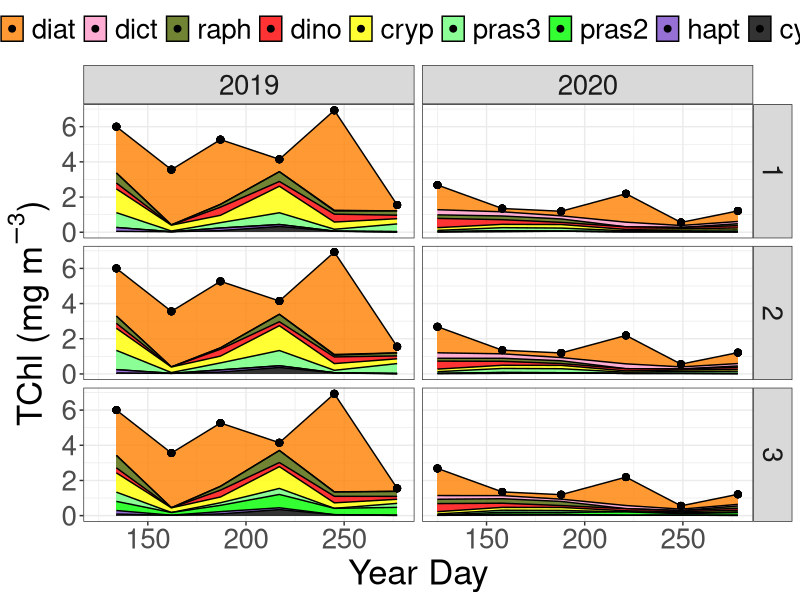
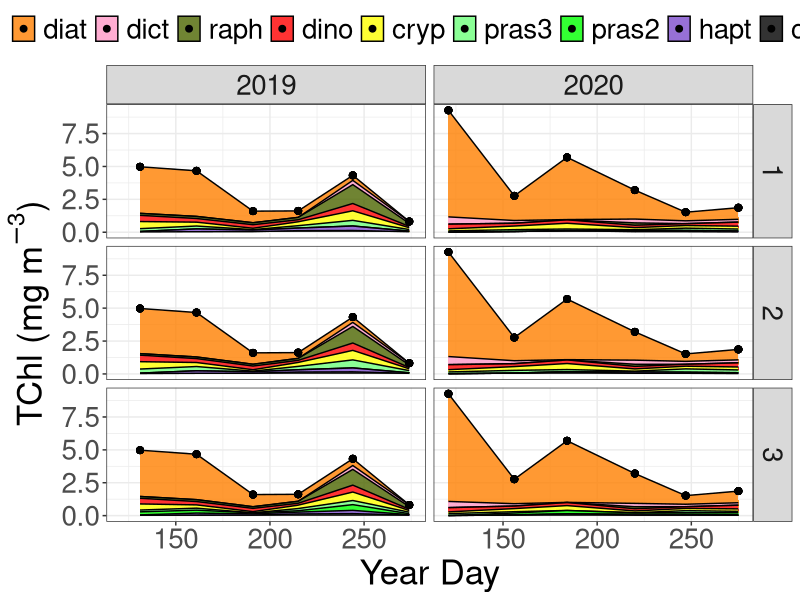
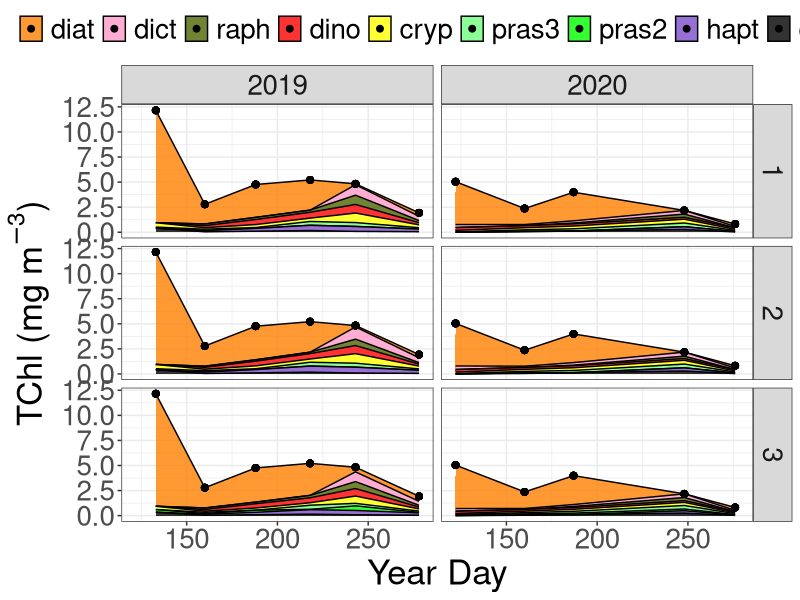
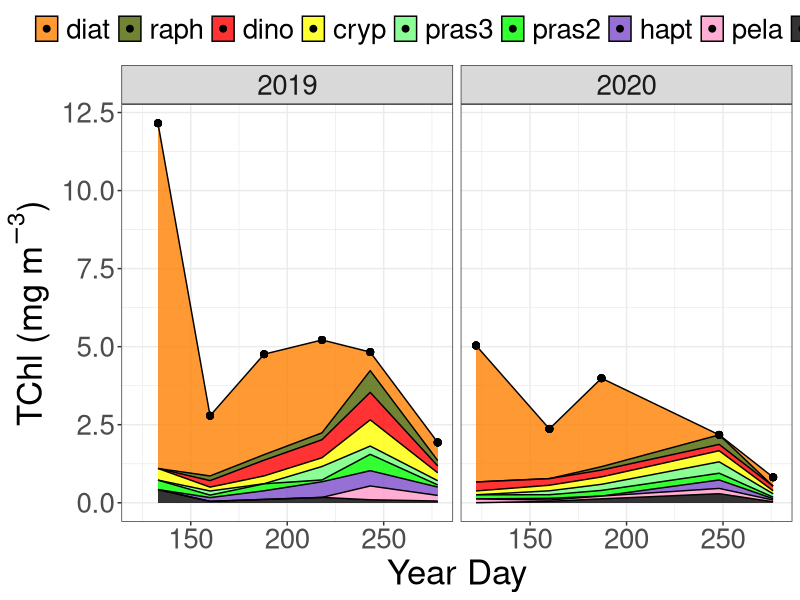
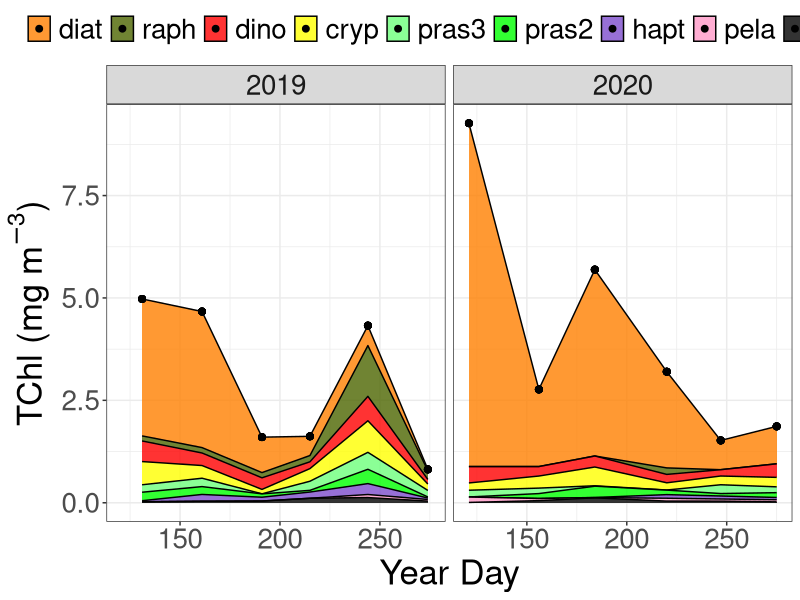
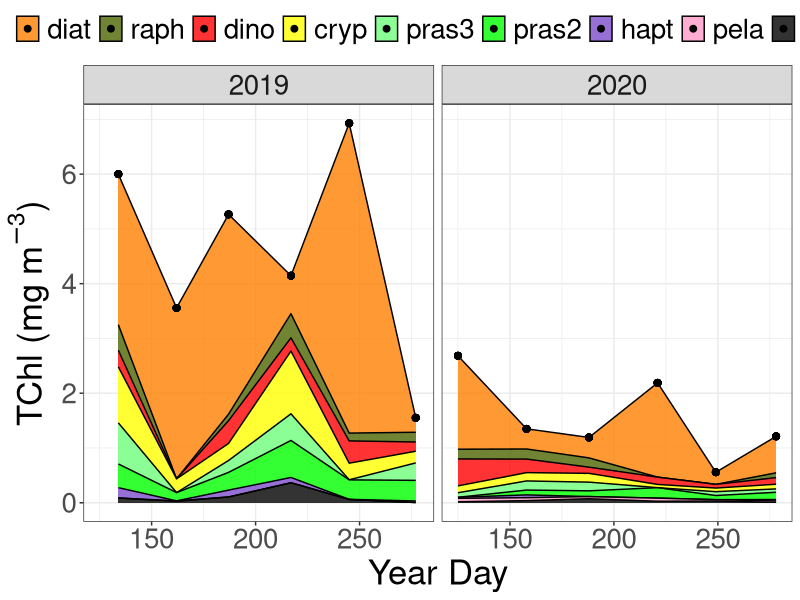
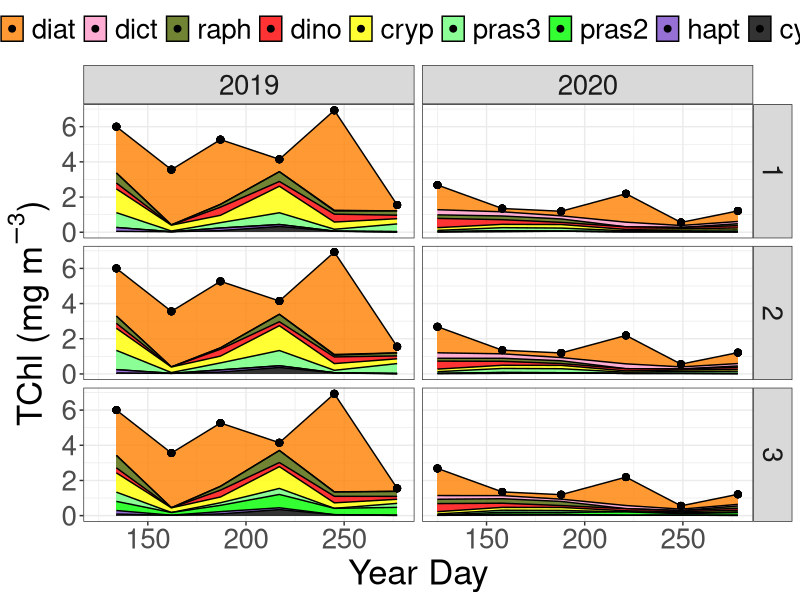
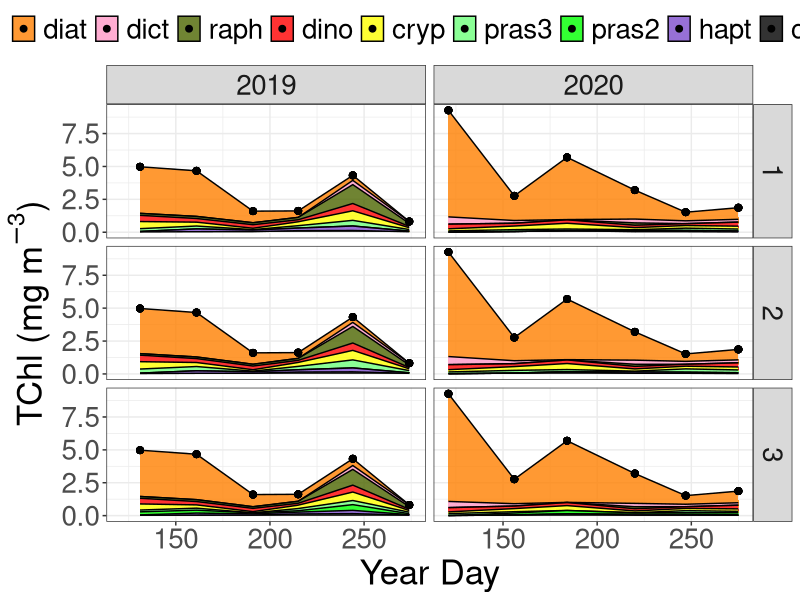

Reproduce these figures in R, in order.
## ---- chunk 1
#Load packages
library(tidyverse)
library(patchwork)
library(here)
library(readr)
library(readxl)
## ---- chunk 2
#Uploading chemtax data
chem <- read_csv(here("files", "chem_compare2.csv")) 

chem_pelago <- read_csv(here("files", "chem_compare_pelago.csv")) 
## ---- chunk 3
#Convert date string to date
chem <- chem %>% 
  mutate(Date = lubridate::mdy(Date))

chem_pelago <- chem_pelago %>% 
  mutate(Date = lubridate::mdy(Date))
## ---- chunk 4
#Renaming chemtax groups into manageable names
chem <- chem %>%  
  rename(date = Date, site_id = Station, run = Run,
         cyan = Cyanobacteria, hapt = Hapto, pras2 = `Prasinophytes-2`,
         pras3 = `Prasinophytes-3`, cryp = Cryptophytes, 
         dino = `Dinoflagellates-1`, raph = Raphido, dict = Dictyo,
         diat = `Diatoms-1`)

chem_pelago <- chem_pelago %>%  
  rename(date = Date, site_id = Station,
         cyan = Cyanobacteria, pela = Pelago, hapt = Hapto, 
         pras2 = `Prasinophytes-2`, pras3 = `Prasinophytes-3`, 
         cryp = Cryptophytes, dino = `Dinoflagellates-1`, raph = Raphido, 
         diat = `Diatoms-1`)
## ---- chunk 5
#Making the chemtax data tidy (long format) and calculating TChla (total biomass) for each sample (summation of biomass from each group)
chem_tidy <- chem %>% 
  pivot_longer(c(cyan, hapt, pras2, pras3, cryp, dino, dict, raph, diat),
                 names_to = "phyto_group", values_to = "TChla") %>% 
  group_by(date, site_id, run, phyto_group) %>% 
  # summarize(TChla_mean = mean(TChla)) %>% 
  # ungroup() %>% 
  group_by(date, site_id, run) %>% 
  mutate(TChla_sum = sum(TChla)) %>% 
  ungroup()

chem_tidy_pel <- chem_pelago %>% 
  pivot_longer(c(cyan, pela, hapt, pras2, pras3, cryp, dino, raph, diat),
                 names_to = "phyto_group", values_to = "TChla") %>% 
  group_by(date, site_id, run, phyto_group) %>% 
  # summarize(TChla_mean = mean(TChla)) %>% 
  # ungroup() %>% 
  group_by(date, site_id, run) %>% 
  mutate(TChla_sum = sum(TChla)) %>% 
  ungroup()

## ---- chunk 6

#Order phytoplankton groups roughly from smallest to largest - create order list
order_chem <- c("cyan", "hapt", "pras2", "pras3", "cryp",
                "dino", "raph", "dict", "diat")

order_chem_pel <- c("cyan", "pela", "hapt", "pras2", "pras3", "cryp",
                "dino", "raph", "diat")

#Chemtax - Specify order of phyto groups for figures
chem_tidy <- arrange(mutate(chem_tidy,
                                phyto_group = factor(phyto_group,
                                levels = order_chem)))

#Chemtax - Specify order of phyto groups for figures
chem_tidy_pel <- arrange(mutate(chem_tidy_pel,
                                phyto_group = factor(phyto_group,
                                levels = order_chem_pel)))

chem_tidy <- chem_tidy %>% 
  arrange(date, phyto_group)

chem_tidy_pel <- chem_tidy_pel %>% 
  arrange(date, phyto_group)

## ---- chunk 7

#Set Color palette for plotting. Currently based on QU39 manuscript. Brewer has some good ones for R style.
palette_chem <- c("#ff8000", #1 - Diatoms (orange)
                  "#ff99c7", #2 - Dictyochophytes (pink)
                  "#4d6600", #3 - Raphidophytes (dark green)
                  "#ff0000", #4 - Dinoflagellates (Red)
                  "#ffff00", #5 - Cryptophytes (yellow)
                  "#6EFF7C", #6 - prasinophytes-2 (lighter green)
                  "#00ff00", #6 - prasinophytes-3 (light green)
                  "#7d4dcc", #7 - Haptophytes (purple)
                  "#000000") #8 - Cyanobacteria (black)

palette_chem_pel <- c("#ff8000", #1 - Diatoms (orange)
                  "#4d6600", #3 - Raphidophytes (dark green)
                  "#ff0000", #4 - Dinoflagellates (Red)
                  "#ffff00", #5 - Cryptophytes (yellow)
                  "#6EFF7C", #6 - prasinophytes-2 (lighter green)
                  "#00ff00", #6 - prasinophytes-3 (light green)
                  "#7d4dcc", #7 - Haptophytes (purple)
                  "#ff99c7", #2 - Pelagophytes (pink)
                  "#000000") #8 - Cyanobacteria (black)

#Set month labels for plot
month_labels <- c('J','F','M','A','M','J','J','A','S','O','N','D')
## ---- chunk 8
#Creating site comparisons of different chemtax runs. DFO2

chem_tidy %>% 
  filter(site_id == "DFO2") %>% 
  mutate(year = lubridate::year(date),
         month = lubridate::month(date),
         yday = lubridate::yday(date)) %>% 
  ggplot(aes(x = yday, y = TChla, fill = fct_rev(phyto_group))) +
  geom_area(position = "stack", alpha = 0.8, size = 0.5, colour = "black") +
  geom_point(aes(x = yday, y = TChla_sum), size = 2) +
  scale_fill_manual(values = palette_chem) +
  facet_grid(run ~ year) +
  theme_bw() +
  theme(legend.position = "top",
        legend.direction = "horizontal",
        legend.title = element_blank(),
        text = element_text(size = 11)) +
  guides(fill = guide_legend(nrow = 1)) +
        # strip.background = element_blank(),
        # strip.text = element_blank()) + 
  labs(x = "Year Day",
           y = bquote("TChl (mg" ~ m^-3*")")) +
  theme(text = element_text(size = 25)) 

ggsave(here("figures_rev2", "chem_compare_DFO2.png"),
       width = 16, height = 10, dpi = 300)

## ---- chunk 9
#Creating site comparisons of different chemtax runs. KC10

chem_tidy %>% 
  filter(site_id == "KC10") %>% 
  mutate(year = lubridate::year(date),
         month = lubridate::month(date),
         yday = lubridate::yday(date)) %>% 
  ggplot(aes(x = yday, y = TChla, fill = fct_rev(phyto_group))) +
  geom_area(position = "stack", alpha = 0.8, size = 0.5, colour = "black") +
  geom_point(aes(x = yday, y = TChla_sum), size = 2) +
  scale_fill_manual(values = palette_chem) +
  facet_grid(run ~ year) +
  theme_bw() +
  theme(legend.position = "top",
        legend.direction = "horizontal",
        legend.title = element_blank(),
        text = element_text(size = 11)) +
  guides(fill = guide_legend(nrow = 1)) +
        # strip.background = element_blank(),
        # strip.text = element_blank()) + 
  labs(x = "Year Day",
           y = bquote("TChl (mg" ~ m^-3*")")) +
  theme(text = element_text(size = 25)) 

ggsave(here("figures_rev2", "chem_compare_KC10.png"),
       width = 16, height = 10, dpi = 300)

## ---- chunk 10
#Creating site comparisons of different chemtax runs. QCS01

chem_tidy %>% 
  filter(site_id == "QCS01") %>% 
  mutate(year = lubridate::year(date),
         month = lubridate::month(date),
         yday = lubridate::yday(date)) %>% 
  ggplot(aes(x = yday, y = TChla, fill = fct_rev(phyto_group))) +
  geom_area(position = "stack", alpha = 0.8, size = 0.5, colour = "black") +
  geom_point(aes(x = yday, y = TChla_sum), size = 2) +
  scale_fill_manual(values = palette_chem) +
  facet_grid(run ~ year) +
  theme_bw() +
  theme(legend.position = "top",
        legend.direction = "horizontal",
        legend.title = element_blank(),
        text = element_text(size = 11)) +
  guides(fill = guide_legend(nrow = 1)) +
        # strip.background = element_blank(),
        # strip.text = element_blank()) + 
  labs(x = "Year Day",
           y = bquote("TChl (mg" ~ m^-3*")")) +
  theme(text = element_text(size = 25)) 

ggsave(here("figures_rev2", "chem_compare_QCS01.png"),
       width = 16, height = 10, dpi = 300)

## ---- chunk 11
#Creating site comparisons of different chemtax runs. QCS01

chem_tidy_pel %>% 
  filter(site_id == "QCS01") %>% 
  mutate(year = lubridate::year(date),
         month = lubridate::month(date),
         yday = lubridate::yday(date)) %>% 
  ggplot(aes(x = yday, y = TChla, fill = fct_rev(phyto_group))) +
  geom_area(position = "stack", alpha = 0.8, size = 0.5, colour = "black") +
  geom_point(aes(x = yday, y = TChla_sum), size = 2) +
  scale_fill_manual(values = palette_chem_pel) +
  facet_grid(. ~ year) +
  theme_bw() +
  theme(legend.position = "top",
        legend.direction = "horizontal",
        legend.title = element_blank(),
        text = element_text(size = 11)) +
  guides(fill = guide_legend(nrow = 1)) +
        # strip.background = element_blank(),
        # strip.text = element_blank()) + 
  labs(x = "Year Day",
           y = bquote("TChl (mg" ~ m^-3*")")) +
  theme(text = element_text(size = 25)) 

ggsave(here("figures_rev2", "chem_compare_QCS01_pel.png"),
       width = 16, height = 6, dpi = 300)

## ---- chunk 12
#Creating site comparisons of different chemtax runs. KC10

chem_tidy_pel %>% 
  filter(site_id == "KC10") %>% 
  mutate(year = lubridate::year(date),
         month = lubridate::month(date),
         yday = lubridate::yday(date)) %>% 
  ggplot(aes(x = yday, y = TChla, fill = fct_rev(phyto_group))) +
  geom_area(position = "stack", alpha = 0.8, size = 0.5, colour = "black") +
  geom_point(aes(x = yday, y = TChla_sum), size = 2) +
  scale_fill_manual(values = palette_chem_pel) +
  facet_grid(. ~ year) +
  theme_bw() +
  theme(legend.position = "top",
        legend.direction = "horizontal",
        legend.title = element_blank(),
        text = element_text(size = 11)) +
  guides(fill = guide_legend(nrow = 1)) +
        # strip.background = element_blank(),
        # strip.text = element_blank()) + 
  labs(x = "Year Day",
           y = bquote("TChl (mg" ~ m^-3*")")) +
  theme(text = element_text(size = 25)) 

ggsave(here("figures_rev2", "chem_compare_KC10_pel.png"),
       width = 16, height = 6, dpi = 300)

## ---- chunk 13
#Creating site comparisons of different chemtax runs. DFO2

chem_tidy_pel %>% 
  filter(site_id == "DFO2") %>% 
  mutate(year = lubridate::year(date),
         month = lubridate::month(date),
         yday = lubridate::yday(date)) %>% 
  ggplot(aes(x = yday, y = TChla, fill = fct_rev(phyto_group))) +
  geom_area(position = "stack", alpha = 0.8, size = 0.5, colour = "black") +
  geom_point(aes(x = yday, y = TChla_sum), size = 2) +
  scale_fill_manual(values = palette_chem_pel) +
  facet_grid(. ~ year) +
  theme_bw() +
  theme(legend.position = "top",
        legend.direction = "horizontal",
        legend.title = element_blank(),
        text = element_text(size = 11)) +
  guides(fill = guide_legend(nrow = 1)) +
        # strip.background = element_blank(),
        # strip.text = element_blank()) + 
  labs(x = "Year Day",
           y = bquote("TChl (mg" ~ m^-3*")")) +
  theme(text = element_text(size = 25)) 

ggsave(here("figures_rev2", "chem_compare_DFO2_pel.png"),
       width = 16, height = 6, dpi = 300)

